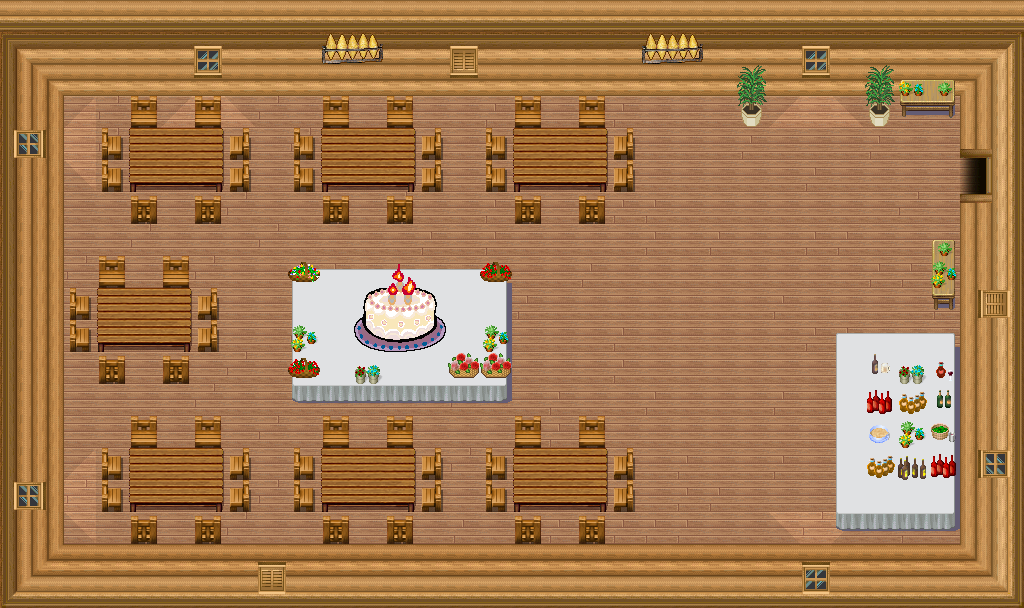

A level layout from a 2D game, rendered from its tile map. Below: a short description, then the map file with tile-grid data replaced by summaries:
An orthogonal 32x19 tile map with 32x32 px tiles, 6 tile layers (0_floor, 1_terrain, 2_object, 3_roof, ...), 2 hidden layers not drawn, 19 tilesets.

<map version="1.0" orientation="orthogonal" renderorder="right-down" width="32" height="19" tilewidth="32" tileheight="32" nextobjectid="1">
 <tileset firstgid="1" name="wooden_rectangular" tilewidth="32" tileheight="32" tilecount="9" columns="3">
  <image source="../../tileset/furniture/table/wooden_rectangular.png" trans="ff00ff" width="96" height="96" />
 </tileset>
 <tileset firstgid="10" name="wooden" tilewidth="32" tileheight="32" tilecount="5" columns="5">
  <image source="../../tileset/furniture/chair/wooden.png" trans="ff00ff" width="160" height="32" />
 </tileset>
 <tileset firstgid="15" name="collision" tilewidth="32" tileheight="32" tilecount="1" columns="1">
  <image source="../../tileset/logic/collision.png" width="32" height="32" />
 </tileset>
 <tileset firstgid="16" name="protection" tilewidth="32" tileheight="32" tilecount="2" columns="2">
  <image source="../../tileset/logic/protection.png" width="64" height="32" />
 </tileset>
 <tileset firstgid="18" name="goralskie" tilewidth="32" tileheight="32" tilecount="16" columns="2">
  <image source="../../tileset/pol/wyposazenie/goralskie_na_sciane.png" width="64" height="256" />
 </tileset>
 <tileset firstgid="34" name="deski_kafle" tilewidth="32" tileheight="32" tilecount="16" columns="2">
  <image source="../../tileset/pol/domki/podloga/deski_kaflee.png" width="64" height="256" />
 </tileset>
 <tileset firstgid="50" name="drzwi" tilewidth="32" tileheight="32" tilecount="15" columns="5">
  <image source="../../tileset/pol/domki/drzwi/door_drewno_int.png" width="160" height="96" />
 </tileset>
 <tileset firstgid="65" name="plazy" tilewidth="32" tileheight="32" tilecount="27" columns="3">
  <image source="../../tileset/pol/waly/int_plazy.png" width="96" height="288" />
 </tileset>
 <tileset firstgid="92" name="okna" tilewidth="32" tileheight="32" tilecount="16" columns="8">
  <image source="../../tileset/pol/domki/okna/window_drewno.png" width="256" height="64" />
 </tileset>
 <tileset firstgid="108" name="food" tilewidth="32" tileheight="32" tilecount="5" columns="5">
  <image source="../../tileset/logic/item/meat_and_fish.png" width="160" height="32" />
 </tileset>
 <tileset firstgid="113" name="stol_obrus" tilewidth="32" tileheight="32" tilecount="9" columns="3">
  <image source="../../tileset/pol/wyposazenie/stoly/drewniany_stol_obrus.png" width="96" height="96" />
 </tileset>
 <tileset firstgid="122" name="drewniane_lawy" tilewidth="32" tileheight="32" tilecount="18" columns="6">
  <image source="../../tileset/pol/wyposazenie/stoly/drewniane_lawy.png" width="192" height="96" />
 </tileset>
 <tileset firstgid="140" name="kosz_kwiatow" tilewidth="32" tileheight="32" tilecount="4" columns="2">
  <image source="../../tileset/plant/indoor/small_flowerpots.png" width="64" height="64" />
 </tileset>
 <tileset firstgid="144" name="kosz_kwiatow" tilewidth="32" tileheight="32" tilecount="3" columns="1">
  <image source="../../tileset/plant/indoor/flower_baskets.png" width="32" height="96" />
 </tileset>
 <tileset firstgid="147" name="palma" tilewidth="32" tileheight="32" tilecount="2" columns="1">
  <image source="../../tileset/plant/indoor/oriental_plant.png" width="32" height="64" />
 </tileset>
 <tileset firstgid="149" name="butelki" tilewidth="32" tileheight="32" tilecount="16" columns="4">
  <image source="../../tileset/item/drink/bottles_and_cups.png" width="128" height="128" />
 </tileset>
 <tileset firstgid="165" name="owoce" tilewidth="32" tileheight="32" tilecount="10" columns="10">
  <image source="../../tileset/logic/item/fruits.png" width="320" height="32" />
 </tileset>
 <tileset firstgid="175" name="tort" tilewidth="32" tileheight="32" tilecount="9" columns="3">
  <image source="../../tileset/pol/tort.png" width="96" height="96" />
 </tileset>
 <tileset firstgid="184" name="tort_swieczki" tilewidth="32" tileheight="32" tilecount="16" columns="2">
  <image source="../../tileset/pol/tort_swieczki.png" width="64" height="256" />
 </tileset>
 <layer name="0_floor" width="32" height="19">
  <data>[608 cells, 608 non-empty, 11 distinct tile ids]</data>
 </layer>
 <layer name="1_terrain" width="32" height="19">
  <data>[608 cells, 382 non-empty, 42 distinct tile ids]</data>
 </layer>
 <layer name="2_object" width="32" height="19">
  <data>[608 cells, 63 non-empty, 49 distinct tile ids]</data>
 </layer>
 <layer name="3_roof" width="32" height="19">
  <data>[608 cells, 6 non-empty, 6 distinct tile ids]</data>
 </layer>
 <layer name="4_roof_add" width="32" height="19">
  <data>[608 cells, 0 non-empty, 0 distinct tile ids]</data>
 </layer>
 <layer name="objects" width="32" height="19">
  <data>[608 cells, 0 non-empty, 0 distinct tile ids]</data>
 </layer>
 <layer name="collision" width="32" height="19" visible="0">
  <data>[608 cells, 314 non-empty, 1 distinct tile ids]</data>
 </layer>
 <layer name="protection" width="32" height="19" visible="0">
  <data>[608 cells, 608 non-empty, 1 distinct tile ids]</data>
 </layer>
</map>
